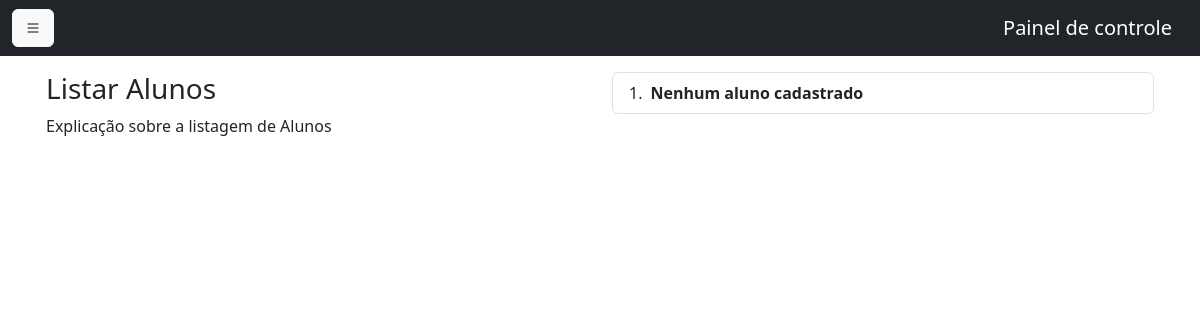
Page /alunos/list_aluno.php on the earlier database version.
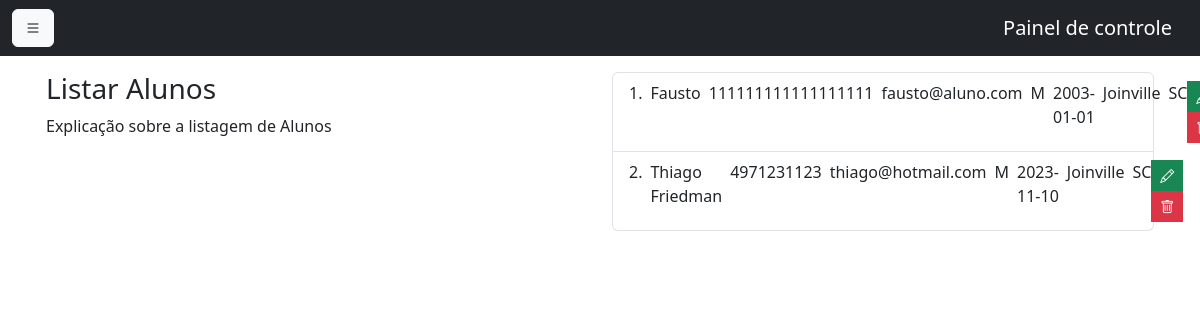
Same page on the later database version.
### tables this page shows
CREATE TABLE `alunos` (
  `id` int(11) NOT NULL,
  `nome` varchar(100) NOT NULL,
  `documento` char(18) NOT NULL,
  `email` varchar(100) NOT NULL,
  `sexo` char(1) NOT NULL,
  `dataNascimento` date NOT NULL,
  `cidade` varchar(50) NOT NULL,
  `estado` char(2) NOT NULL
);

### alunos/list_aluno.php (the view, shortened to what this page needs)
<?php
include("../header_dash.php");
include("../config/connection.php");
?>
<div class="container p-3">
    <div class="row">
        <div class="col-md-6">
            <h3>Listar Alunos</h3>
            <p>Explicação sobre a listagem de Alunos</p>
        </div>
        <div class="col-md-6">
            <ul class="list-group list-group-numbered">
                <?php
                $sql = "SELECT * FROM alunos";
                $resultado = $pdo->query($sql);
                if ($resultado->rowCount() > 0) :
                    $resultado = $resultado->fetchAll(PDO::FETCH_ASSOC);
                    foreach ($resultado as $alunos) :
                ?>
                        <li class="list-group-item d-flex justify-content-between align-items-start">
                            <div class="ms-2 me-auto">
                                <?php echo $alunos['nome']; ?>
                            </div>
                            <div class="ms-2 me-auto">
                                <?php echo $alunos['documento']; ?>
                            </div>
                            <div class="ms-2 me-auto">
                                <?php echo $alunos['email']; ?>
                            </div>
                            <div class="ms-2 me-auto">
                                <?php echo $alunos['sexo']; ?>
                            </div>
                            <div class="ms-2 me-auto">
                                <?php echo $alunos['dataNascimento']; ?>
                            </div>
                            <div class="ms-2 me-auto">
                                <?php echo $alunos['cidade']; ?>
                            </div>
                            <div class="ms-2 me-auto">
                                <?php echo $alunos['estado']; ?>
                            </div>
                            <ul class="list-inline m-0">
                                <li class="list-inline-item">
                                    <a href="edit_aluno.php?idAluno=<?php echo $alunos['id']; ?>" class="btn btn-success btn-sm rounded-0" type="button" data-toggle="tooltip" data-placement="top" title="Edit"><i class="bi bi-pencil"></i></a>
                                </li>
                                <li class="list-inline-item">
                                    <a href="delete_aluno.php?idAluno=<?php echo $alunos['id']; ?>" class="btn btn-danger btn-sm rounded-0" type="button" data-toggle="tooltip" data-placement="top" title="Delete"><i class="bi bi-trash"></i></a>
                                </li>
                            </ul>
                        </li>
                <?php
                    endforeach;
                else :
                    echo "<li class='list-group-item d-flex justify-content-between align-items-start'>";
                    echo "<div class='ms-2 me-auto'>";
                    echo "<div class='fw-bold'>Nenhum aluno cadastrado</div>";
                    echo "</div>";
                    echo "</li>";
                endif;
                ?>
            </ul>
        </div>
    </div>
    <?php
    include("../footer_dash.php");

Differences in the rows shown:
added alunos: nome "Fausto", documento "111111111111111111", email "fausto@aluno.com", sexo "M", dataNascimento "2003-01-01", cidade "Joinville", estado "SC"
added alunos: nome "Thiago Friedman", documento "4971231123", email "thiago@hotmail.com", sexo "M", dataNascimento "2023-11-10", cidade "Joinville", estado "SC"
Other differences:
text no longer shown: "Nenhum aluno cadastrado"
